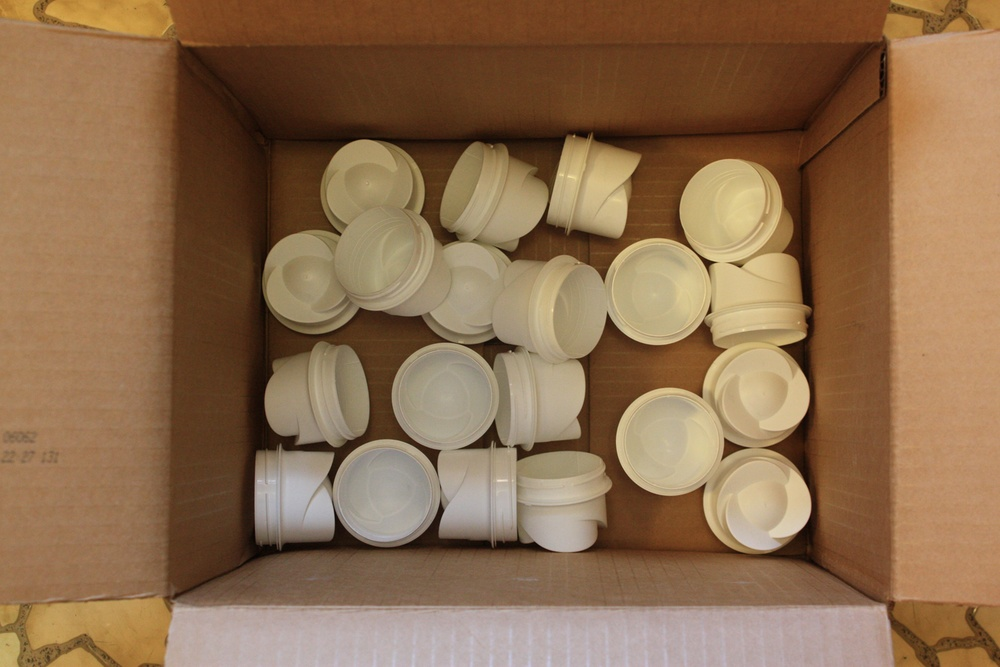
%> input picture Final/im3.jpg, 1000 x 667 px, shrunk from 1440 x 960 before the run
$ octave watershed_image.m   (GNU Octave 9; MATLAB toolbox functions it lacks are replaced by stand-ins)
%> lines starting %> are read from the running program, lines starting %| are printed output that depends on the picture
name = 'im3';
I = imread([name '.jpg']);
%> I is the input picture: size 667x1000x3 uint8; mean R, G, B 140.8, 109, 78.6
figure(1);
imshow(I);
I_grey = rgb2gray(I);
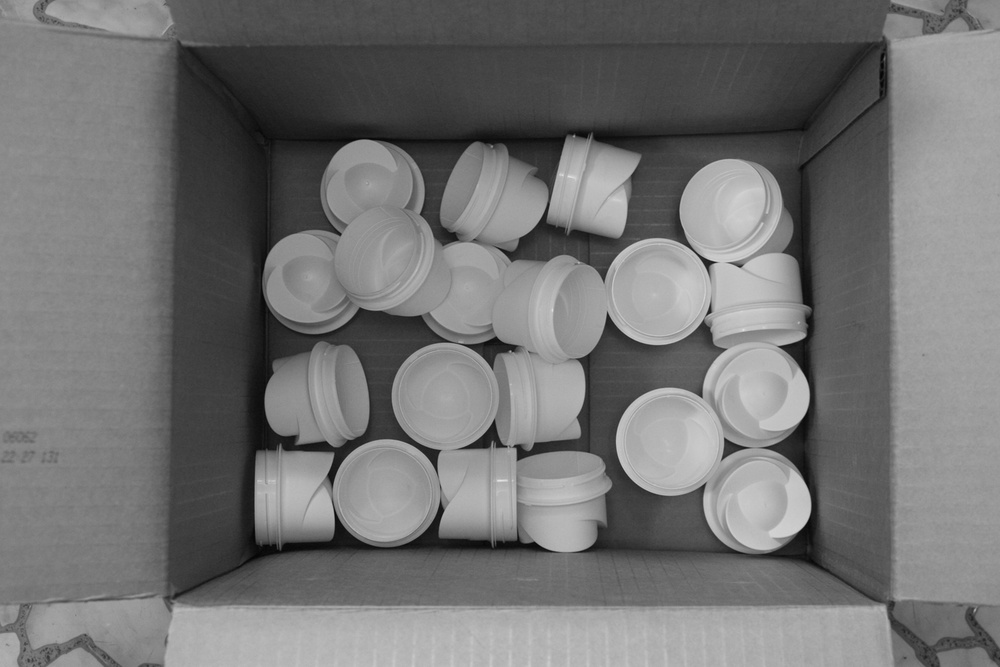
%> I_grey: size 667x1000 uint8; min 4, max 228, mean 115.1
figure(2);
imshow(I_grey);

h = fspecial('laplacian');
I_laplacian = imfilter(I_grey,h);
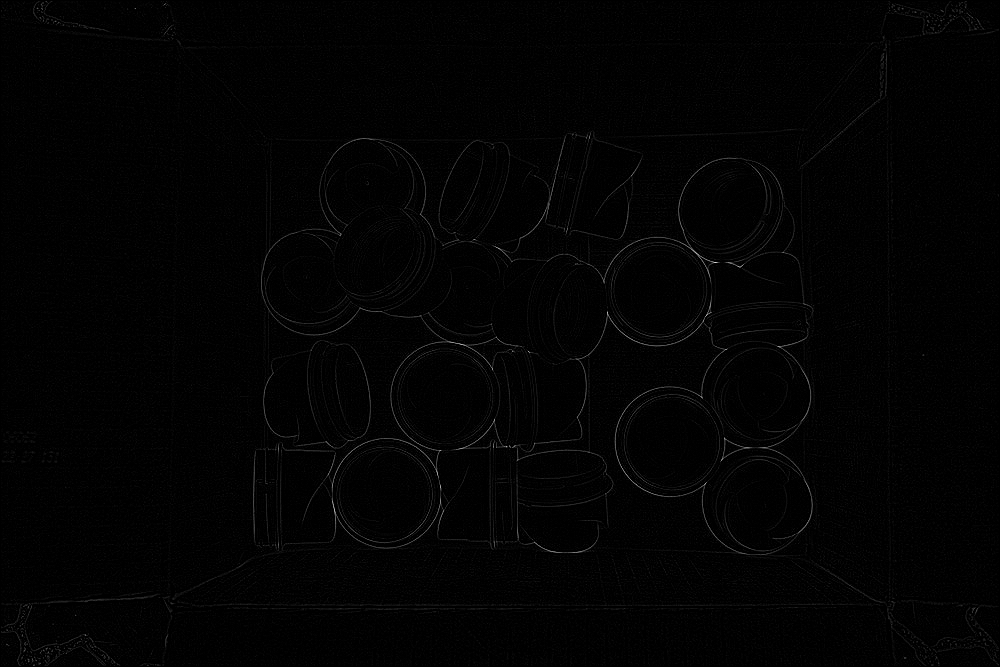
%> I_laplacian: size 667x1000 uint8; min 0, max 222, mean 2.6
figure(4);
imshow(I_laplacian)

h = fspecial('average',[8 8]);
I_smooth = imfilter(I_laplacian,h);
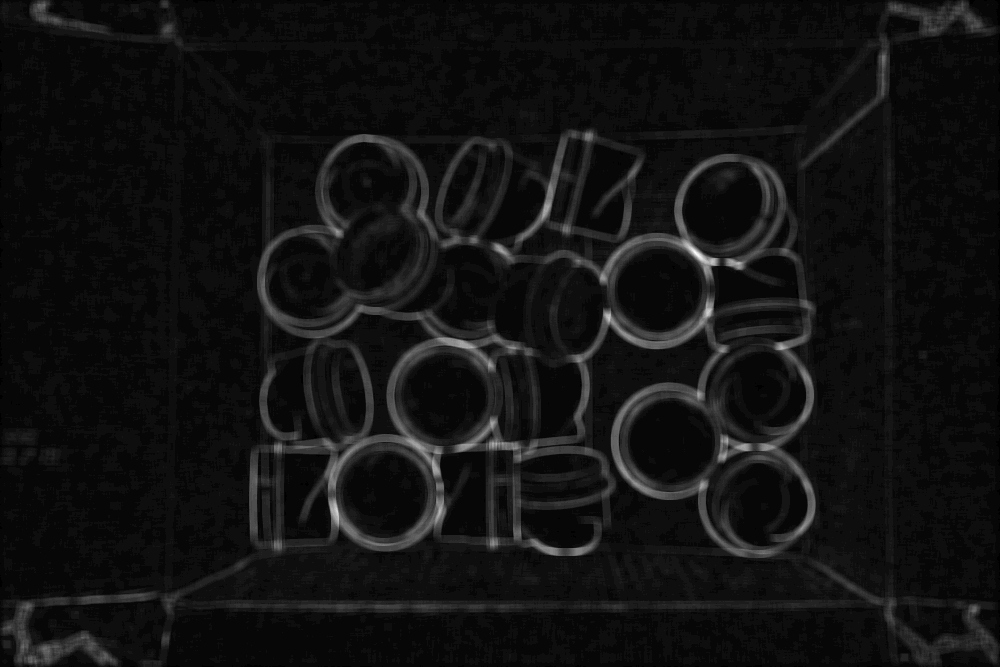
%> I_smooth: size 667x1000 uint8; min 0, max 36, mean 2.6; drawn with min black and max white
figure(3);
imshow(I_smooth)

m_watershed = watershed(I_laplacian);
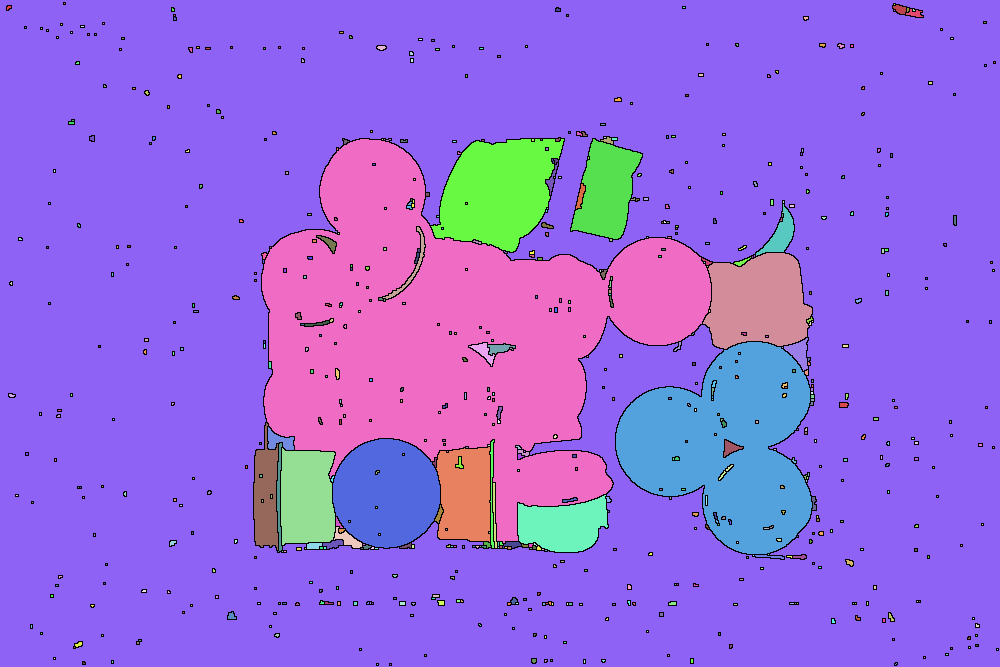
%> m_watershed: size 667x1000 uint16; 697 distinct labels, from 0 to 696; one colour per label, 0 black
I_watershed = label2rgb(m_watershed,'jet',[.5 .5 .5]);
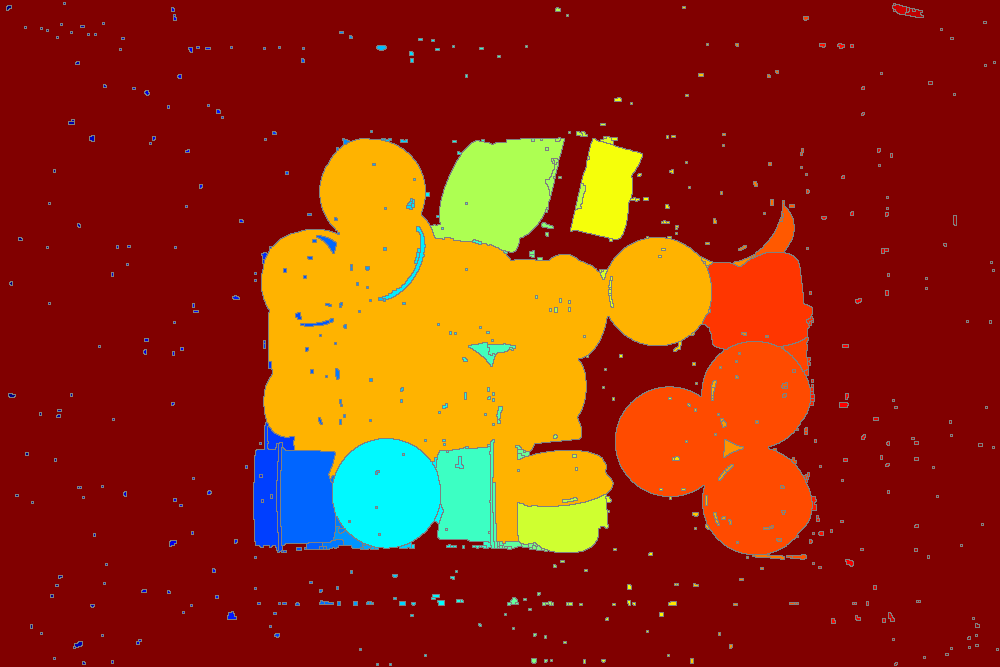
%> I_watershed: size 667x1000x3 uint8; mean R, G, B 150.1, 44, 13
figure(5);
imshow(I_watershed)

$ run again, with Final/im2.jpg copied over Final/im3.jpg
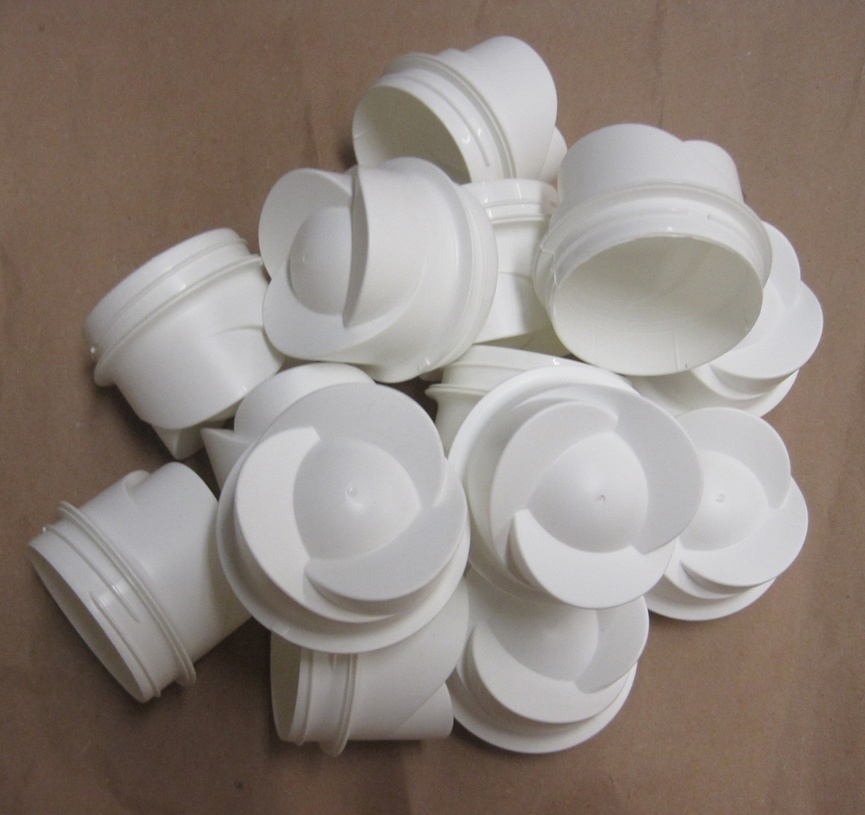
%> input picture Final/im2.jpg, 865 x 815 px, shrunk from 1036 x 976 before the run
%> I is the input picture: size 815x865x3 uint8; mean R, G, B 143.8, 133.2, 126.2
%> `m_watershed = watershed(I_laplacian);`:
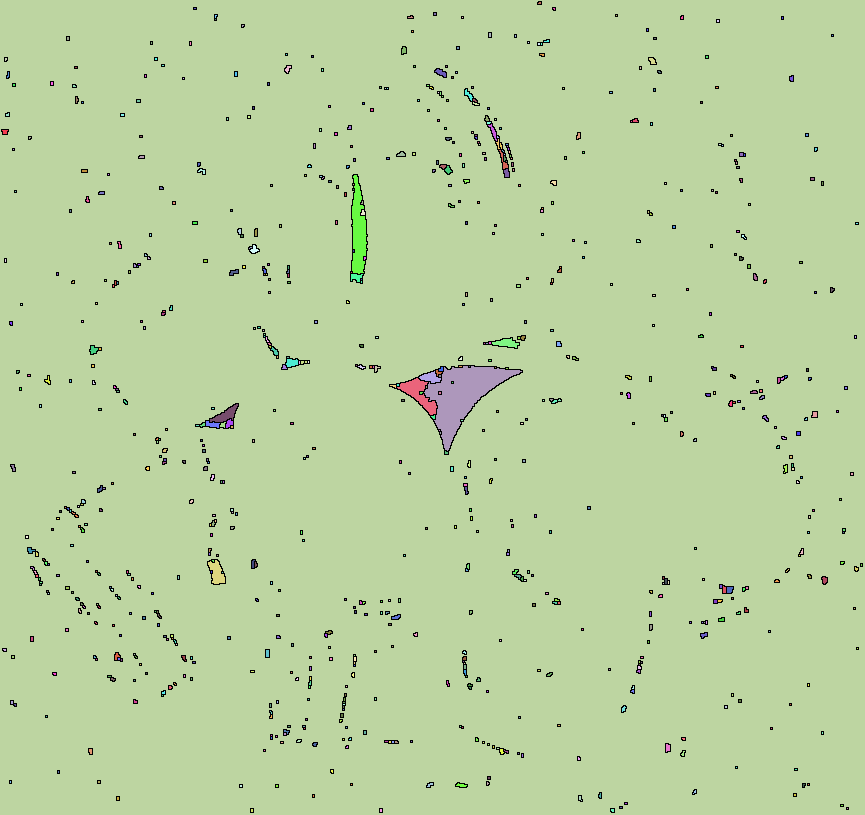
%> m_watershed: size 815x865 uint16; 821 distinct labels, from 0 to 820; one colour per label, 0 black
%> `I_watershed = label2rgb(m_watershed,'jet',[.5 .5 .5]);`:
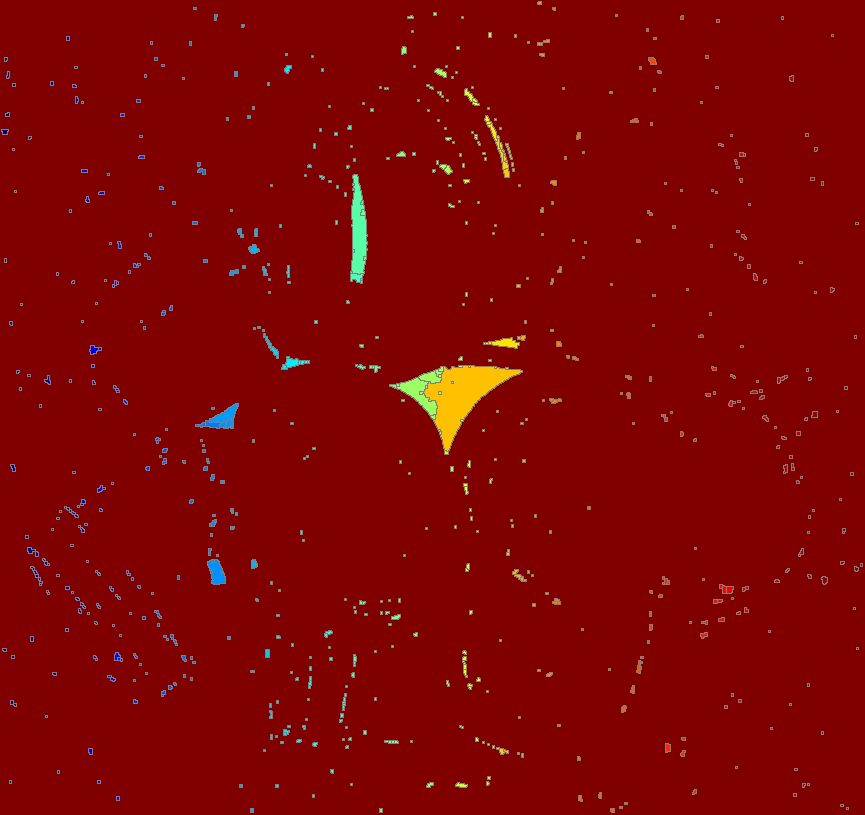
%> I_watershed: size 815x865x3 uint8; mean R, G, B 128.5, 4.2, 3
